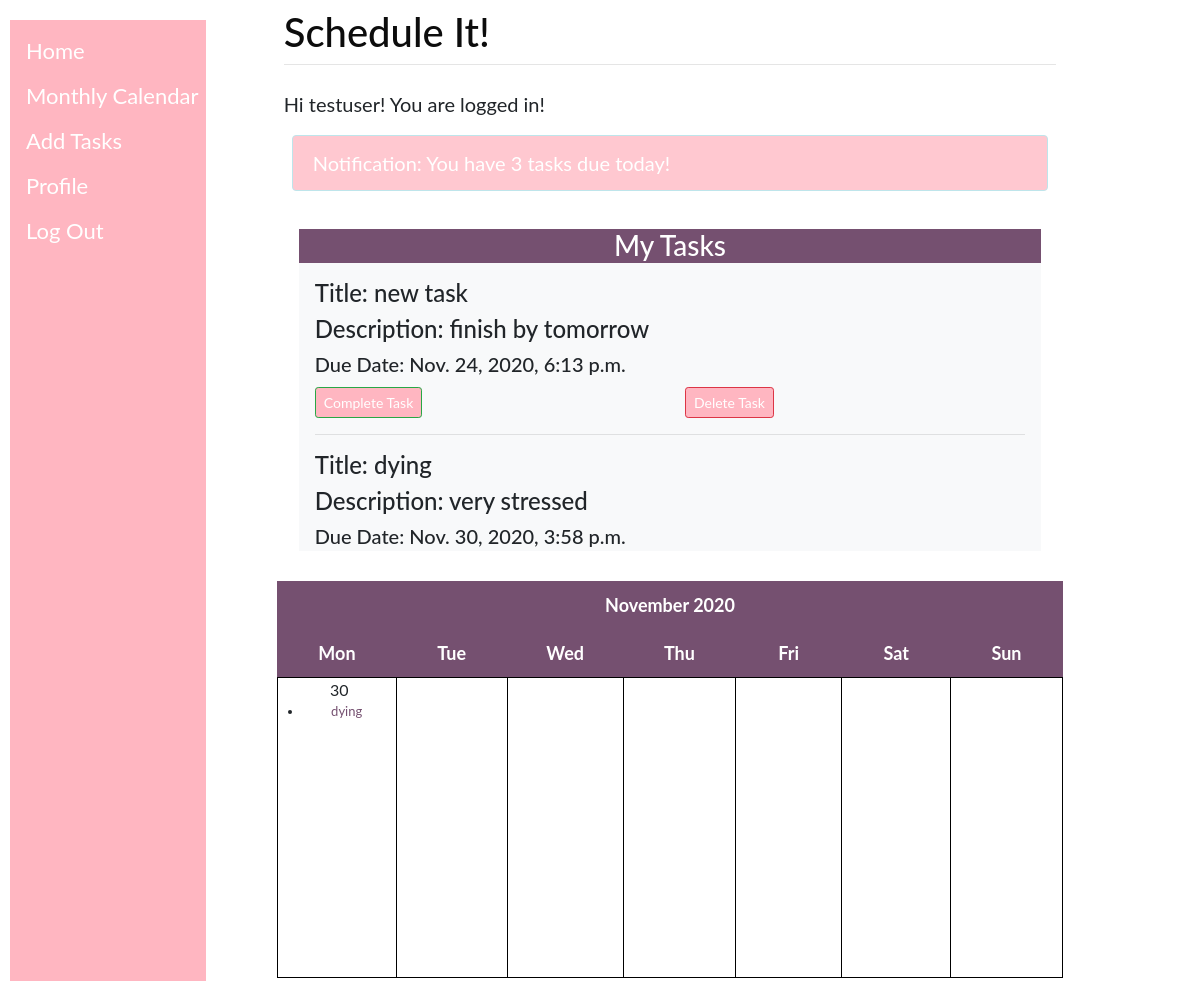
The app's page / (signed in) with its own data.
### calendar_monthly_view/models.py (models this page shows, shortened)
class Event(models.Model):
    user = models.ForeignKey(User, on_delete= models.CASCADE)
    title = models.CharField(max_length=200)
    description = models.TextField()
    end_time = models.DateTimeField()
    start_time = models.DateTimeField()
    completed = models.BooleanField(default=False)
    @property
    def get_html_url(self):
        url = reverse('cal:event_edit', args=(self.id,))
        return f'<a href="{url}"> {self.title} </a>'

### calendar_monthly_view/views.py (the view)
# urls.py: path('', views.WeeklyView.as_view(), name='home'),
class WeeklyView(LoginRequiredMixin,generic.ListView):
    login_url = 'login'
    model = Event
    template_name = 'home.html'
    def get_context_data(self, **kwargs):
        context = super().get_context_data(**kwargs)
        d = get_date(self.request.GET.get('month', None))
        d = d.replace(day=int(datetime.now().strftime('%d')))
        user = self.request.user.id
        cal = Calendar(d.year, d.month, user)
        html_cal_week = cal.formatweekly(d, withyear=True)
        context['instance'] = Event.objects.filter(user=self.request.user)
        context['calendar_week'] = mark_safe(html_cal_week)
        now = datetime.today().date()
        past = Event.objects.filter(user=self.request.user, completed= False, end_time__lte = now)
        num = 0
        for p in past:
            num +=1
        messages.info(self.request, 'Notification: You have ' + str(num) + ' tasks due today!')
        return context

### calendar_monthly_view/utils.py (called while the page is built)
    def formatday(self, day, events):
        events_per_day = events.filter(end_time__day=day)
        d = ''
        for event in events_per_day:
            d += f'<li> {event.get_html_url} </li>'
        if day != 0:
            return f'<td><span class="date">{day}</span><ul> {d} </ul></td>'
        return '<td></td>'

    def formatweek(self, theweek, events):
        week = ''
        for d, weekday in theweek:
            week += self.formatday(d, events)
        return f'<tr> {week} </tr>'

    def formatweekly(self, d, withyear = True):
        events = Event.objects.filter(end_time__year = self.year, end_time__month = self.month, user= self.user)
        cal = f'<table border = "0" cellpadding = "0" cellspacing = "0" class = "calendar">\n'
        cal += f'{self.formatmonthname(self.year, self.month, withyear=withyear)}\n'
        cal += f'{self.formatweekheader()}\n'
        for week in self.monthdays2calendar(self.year, self.month):
            for day in week:
                date = int(str(day[0]))
                if date == d.day:
                    cal += f'{self.formatweek(week, events)}\n'
        return cal

### calendar_monthly_view/views.py (called while the page is built)
def get_date(req_day):
    if req_day:
        year, month = (int(x) for x in req_day.split("-"))
        return date(year, month, day = 1)
    return datetime.today()

### templates/home.html (shortened to what this page needs)
{% extends 'base.html' %}
{% block content %}
<p id="msg1">
{% if user.is_authenticated %}
Hi {{ user.username }}!
You are logged in!
</p>
{% if messages %}
{% for message in messages %}
<div class="alert {{ message.tags }} m-2" id="msg" role="alert"
     style="color: white; background-color:rgb(255, 182, 193, 0.75);">
  {{ message }}
</div>
{% endfor %}
{% endif %}
{% block script %}
<div class="col">
  <h3 class="text-center text-white-0 mb-0">My Tasks</h3>
  <div class="overflow-auto bg-light p-3" style="height: 18rem;">
    {% for ins in instance %}
    {% if ins.completed is False %}
    <h4>Title: <span>{{ ins.title }}</span></h4>
    <h4>Description: <span>{{ ins.description }}</span></h4>
    <h5>Due Date: <span>{{ ins.end_time }}</span></h5>
    <div class="row">
      <div class="col">
        <form action="{% url 'event_complete' ins.id %}" method="POST">
          <input class="btn btn-outline-success btn-sm" type="submit" value="Complete Task">
        </form>
      </div>
      <div class="col">
        <form action="{% url 'event_delete' ins.id %}" method="POST">
          <input class="btn btn-outline-danger btn-sm" type="submit" value="Delete Task">
        </form>
      </div>
    </div>
    <hr>
    {% endif %}
    {% endfor %}
  </div>
</div>
<div class="row">
  {{calendar_week}}
</div>
{% endblock %}
{% else %}
<p>You are not logged in</p>
<a href="{% url 'login' %}">Log In</a>
{% endif %}
{% endblock %}

### static/styles.css (style rules this page uses)
body { font-family: "Lato", sans-serif; }
.calendar { width: 98%; margin: auto; font-size: 13px; }
.calendar tr, .calendar td { border: 1px solid rgb(117, 80, 112); }
.calendar th { padding: 10px; text-align: center; font-size: 18px; background-color: rgb(117, 80, 112); color: white; }
.calendar td { width: 200px; height: 150px; padding: 20px 0px 0px 5px; }
.month { font-size: 25px; }
.date { font-size: 16px; }
ul { height: 100%; padding: 0px 5px 0px 20px; }
a { color: rgb(117, 80, 112); }
.btn { outline: none; color:white; background-color: lightpink; box-shadow: 0 0 0 0; }
.text-center { background:rgb(117, 80, 112); color: white; }

### templates/home.html (style rules this page uses)
.calendar td { width: 200px; height: 300px; padding: 20px 0px 0px 5px; border: 1px solid black; text-align: center; }

### records on screen
Event: title "new task", description "finish by tomorrow", end_time "Nov. 24, 2020, 6:13 p.m."
Event: title "dying", description "very stressed", end_time "Nov. 30, 2020, 3:58 p.m.", title "November 2020 Mon Tue Wed Thu Fri Sat Sun 30 dying"

### other values on screen
{{ user.username }} "testuser"
{{ message }} "Notification: You have 3 tasks due today!"
